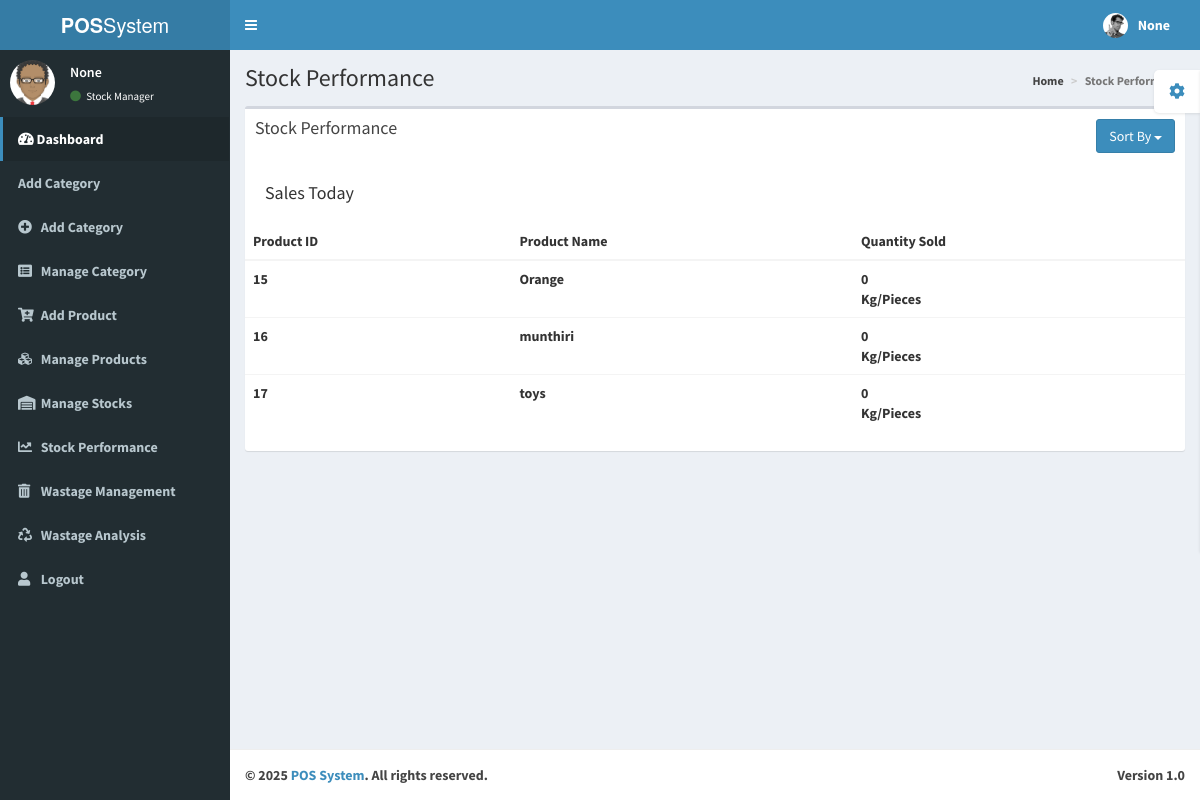
Screenshot of /stock-performance/ with the database file from the repository.
### stockmanager/models.py (models this page shows, shortened)
class Product(models.Model):
    product_name = models.CharField(max_length=100)
    category = models.ForeignKey(category, on_delete=models.SET_NULL, null=True, blank=True)
    buying_price = models.DecimalField(max_digits=10, decimal_places=2, default=0)
    selling_price = models.DecimalField(max_digits=10, decimal_places=2, default=0)
    quantity = models.DecimalField(max_digits=8, decimal_places=3, default=0)
    low_quantity = models.FloatField()
    date = models.DateField(null=True, blank=True)
    tax=models.IntegerField(default=0)
    Return=models.CharField(max_length=10,default='no')

### stockmanager/views.py (the view)
# urls.py: path('stock-performance/', s_views.stock_performance, name='stock_performance'),
def stock_performance(request):
    ename = request.session.get('ename')
    email = request.session.get('email')
    user_id = request.session.get('id')
    username = request.session.get('username')
    today = timezone.now().date()
    start_of_month = today.replace(day=1)
    products = Product.objects.exclude(date__isnull=True)
    today_invoices = Invoice.objects.filter(date=today)
    today_invoice_ids = today_invoices.values_list('invoice_id', flat=True)
    month_invoices = Invoice.objects.filter(date__gte=start_of_month, date__lte=today)
    month_invoice_ids = month_invoices.values_list('invoice_id', flat=True)
    def calculate_sales(invoice_ids):
        sales_data = InvoiceDetail.objects.filter(invoice_id__in=invoice_ids).values('product_name').annotate(
            total_quantity=Sum('quantity'))
        return {item['product_name']: item['total_quantity'] for item in sales_data}
    today_sales = calculate_sales(today_invoice_ids)
    month_sales = calculate_sales(month_invoice_ids)
    def prepare_sales_data(sales_data, products):
        data = []
        for product in products:
            quantity_sold = sales_data.get(product.product_name, 0)
            data.append({
                'product_id': product.id,
                'product_name': product.product_name,
                'quantity_sold': quantity_sold,
            })
        return sorted(data, key=lambda x: x['quantity_sold'], reverse=True)
    def prepare_dead_stock_data(sales_data, products, time_period):
        data = []
        for product in products:
            if product.quantity > 0:  # Exclude out-of-stock products
                if time_period == 'today':
                    if product.date != today:  # Exclude products with date = today
                        if product.product_name not in sales_data:
                            data.append({
                                'product_id': product.id,
                                'product_name': product.product_name,
                            })
                elif time_period == 'month':
                    if product.date < today - timedelta(days=15):  # Exclude products within the last 15 days
                        if product.product_name not in sales_data:
                            data.append({
                                'product_id': product.id,
                                'product_name': product.product_name,
                            })
        return data
    sales_today = prepare_sales_data(today_sales, products)
    sales_this_month = prepare_sales_data(month_sales, products)
    dead_products_today = prepare_dead_stock_data(today_sales, products, 'today')
    dead_stocks_this_month = prepare_dead_stock_data(month_sales, products, 'month')
    context = {
        'ename': ename,
        'email': email,
        'user_id': user_id,
        'username': username,
        'sales_today': sales_today,
        'sales_this_month': sales_this_month,
        'dead_products_today': dead_products_today,
        'dead_stocks_this_month': dead_stocks_this_month,
    }
    return render(request, 'stockperfomance.html', context)

### templates/stockperfomance.html (shortened to what this page needs)
<!DOCTYPE html>
<html>
  <head>
    {% load static %}
    <link href="{% static 'adminp/bootstrap/css/bootstrap.min.css' %}" rel="stylesheet" type="text/css" />
    <link href="https://maxcdn.bootstrapcdn.com/font-awesome/4.3.0/css/font-awesome.min.css" rel="stylesheet" type="text/css" />
    <link href="http://code.ionicframework.com/ionicons/2.0.0/css/ionicons.min.css" rel="stylesheet" type="text/css" />
    <link href="{% static 'adminp/dist/css/AdminLTE.min.css' %}" rel="stylesheet" type="text/css" />
    <link href="{% static 'adminp/dist/css/skins/_all-skins.min.css' %}" rel="stylesheet" type="text/css" />
    <link rel="stylesheet" href="https://cdnjs.cloudflare.com/ajax/libs/font-awesome/5.15.4/css/all.min.css">
    <link rel="stylesheet" href="https://code.ionicframework.com/ionicons/2.0.1/css/ionicons.min.css">
  </head>
  <body class="skin-blue">
    <div class="wrapper">
      <header class="main-header">
        <a href="../../index2.html" class="logo"><b>POS</b>System</a>
        <nav class="navbar navbar-static-top" role="navigation">
          <a href="#" class="sidebar-toggle" data-toggle="offcanvas" role="button">
          </a>
          <div class="navbar-custom-menu">
            <ul class="nav navbar-nav">
              <li class="dropdown user user-menu">
                <a href="#" class="dropdown-toggle" data-toggle="dropdown">
                  <img src="{% static 'adminp/dist/img/user2-160x160.jpg' %}" class="user-image" alt="User Image"/>
                  <span class="hidden-xs"><b>{{username}}</span>
                </a>
              </li>
            </ul>
          </div>
        </nav>
      </header>
      <aside class="main-sidebar">
        <section class="sidebar">
          <div class="user-panel">
            <div class="pull-left image">
              {% load static%}
              <img src="{% static 'adminp/dist/img/avatar.png' %}" class="img-circle" alt="User Image" />
            </div>
            <div class="pull-left info">
              <p>{{ename}}</p>
              <a href="#"><i class="fa fa-circle text-success"></i> Stock Manager</a>
            </div>
          </div>
          <ul class="sidebar-menu">
            <li class="active treeview">
              <a href="#">
                <i class="fas fa-tachometer-alt"></i> <span>Dashboard</span>
              </a>
            </li>
            <li class="treeview">
              <a href="{%  url 'addcategory' %}">
                <span>Add Category</span>
              </a>
            </li>
            <li>
              <li class="treeview">
                <a href="{% url 'addcategory' %}">
                  <i class="fa fa-plus-circle"></i>
                  <span>Add Category</span>
                </a>
              </li>
              <li>
                <a href="{% url 'mcategory' %}">
                  <i class="fa fa-list-alt"></i>
                  <span>Manage Category</span>
                </a>
              </li>
              <li>
                <a href="{% url 'add_product' %}">
                  <i class="fa fa-cart-plus"></i>
                  <span>Add Product</span>
                </a>
              </li>
              <li>
                <a href="{% url 'manage_product' %}">
                  <i class="fa fa-cubes"></i>
                  <span>Manage Products</span>
                </a>
              </li>
              <li>
                <a href="{% url 'manage_stock' %}">
                  <i class="fa fa-warehouse"></i>
                  <span>Manage Stocks</span>
                </a>
              </li>
              <li>
                <a href="{% url 'stock_performance' %}">
                  <i class="fa fa-chart-line"></i>
                  <span>Stock Performance</span>
                </a>
              </li>
              <li>
                <a href="{% url 'wastage_management' %}">
                  <i class="fa fa-trash-alt"></i>
                  <span>Wastage Management</span>
                </a>
              </li>
              <li>
                <a href="{% url 'wastage_report' %}">
                  <i class="fa fa-recycle"></i>
                  <span>Wastage Analysis</span>
                </a>
              </li>
              <li>
                <a href="{% url 'logout' %}">
                  <i class="fa fa-user"></i>
                  <span>Logout</span>
                </a>
              </li>
          </ul>
        </section>
      </aside>
      <div class="content-wrapper">
        <section class="content-header">
          <h1>Stock Performance</h1>
          <ol class="breadcrumb">
            <li><a href="#"><i class="fa fa-dashboard"></i> Home</a></li>
            <li class="active">Stock Performance</li>
          </ol>
        </section>
        <section class="content">
          <div class="row">
            <div class="col-xs-12">
              <div class="box">
                <div class="box-header">
                  <h3 class="box-title">Stock Performance</h3>
                  <div class="btn-group pull-right">
                    <button type="button" class="btn btn-primary dropdown-toggle" data-toggle="dropdown" aria-haspopup="true" aria-expanded="false">
                      Sort By <span class="caret"></span>
                    </button>
                  </div>
                </div>
                <div class="box-body table-responsive no-padding">
                  <div id="sales-today">
                    <h4 style="margin: 20px;">Sales Today</h4>
                    <table class="table table-hover" id="product-table">
                      <thead>
                        <tr>
                          <th>Product ID</th>
                          <th>Product Name</th>
                          <th>Quantity Sold</th>
                        </tr>
                      </thead>
                      <tbody id="sales-today-body">
                        {% if sales_today %}
                          {% for item in sales_today %}
                          <tr>
                            <td>{{ item.product_id }}</td>
                            <td>{{ item.product_name }}</td>
                            <td>{{ item.quantity_sold }} <b><br>Kg/Pieces</b></td>
                          </tr>
                          {% endfor %}
                        {% else %}
                          <tr>
                            <td colspan="3" class="no-results">Sales haven't occurred during the selected time span.</td>
                          </tr>
                        {% endif %}
                      </tbody>
                    </table>
                  </div>
                </div>
              </div>
            </div>
          </div>
        </section>
      </div>
      <footer class="main-footer">
        <div class="pull-right hidden-xs">
          <b>Version</b> 1.0
        </div>
        <strong>&copy; 2025<a href="http://almsaeedstudio.com">  <span> POS System</span></span></a>.</strong> All rights reserved.
      </footer>
    </div>
  </body>
</html>

### rows the page displays
Product: product_name "Orange"
Product: product_name "munthiri"
Product: product_name "toys"

### other values shown
{{ username }} "None"
{{ ename }} "None"
{{ item.product_id }} "15" "16" "17"
{{ item.quantity_sold }} "0" "0" "0"
